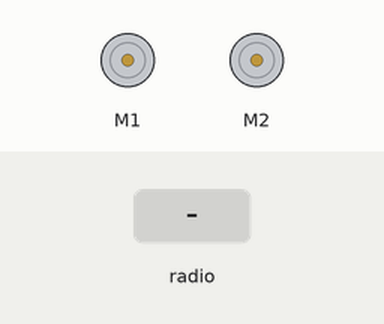
The program below on a simulated BBC micro:bit (MakeCode). Shown: 2 × DC motor (green arrow = forward, orange = backward, longer = faster). Inputs (shaded band) come from the test bench.

Above: at 1.2 s.
1.3 s: radio message "1" arrives
At 2.1 s:
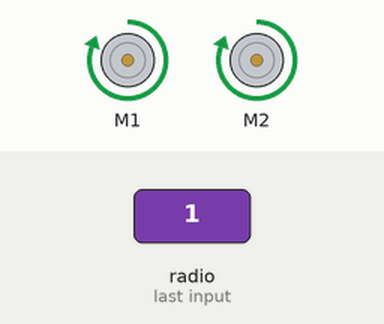
2.8 s: radio message "3" arrives
At 3.6 s:
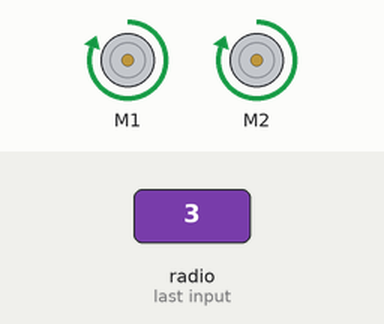
4.3 s: radio message "2" arrives
At 5.5 s:
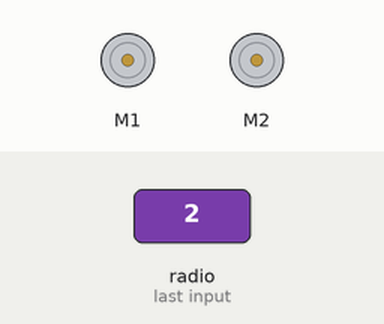
Timing chart, 0 to 7.3 s (numbered marks = the images above; inputs shaded):
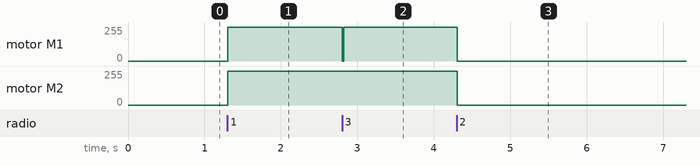

The program:

main.ts
```typescript
radio.onReceivedNumber(function (receivedNumber) {
    if (receivedNumber == 1) {
        motorOn = 1
    } else if (receivedNumber == 2) {
        motorOn = 0
    } else if (receivedNumber == 3) {
        maqueen.motorStop(maqueen.Motors.M1)
        basic.pause(100)
        if (motorOn == 1) {
            maqueen.motorRun(maqueen.Motors.All, maqueen.Dir.CW, 255)
        } else {
            maqueen.motorStop(maqueen.Motors.All)
        }
    } else {
        maqueen.motorStop(maqueen.Motors.M2)
        basic.pause(100)
        if (motorOn == 1) {
            maqueen.motorRun(maqueen.Motors.All, maqueen.Dir.CW, 255)
        } else {
            maqueen.motorStop(maqueen.Motors.All)
        }
    }
})
let motorOn = 0
radio.setGroup(100)
basic.forever(function () {
    if (motorOn == 1) {
        maqueen.motorRun(maqueen.Motors.All, maqueen.Dir.CW, 255)
    } else {
        maqueen.motorStop(maqueen.Motors.All)
    }
})
```

test.ts
```typescript
// aquí va el archivo "tests"; esto no se compilará cuando este paquete se utilice como una extensión.
```

Measured:
- after the input at 1.3 s, motor M1, motor M2: stopped → forward 255/255 at once
- after the input at 2.8 s, motor M1: forward 255/255 → stopped at once, → forward 255/255 0.02 s later
- after the input at 4.3 s, motor M1, motor M2: forward 255/255 → stopped at once
